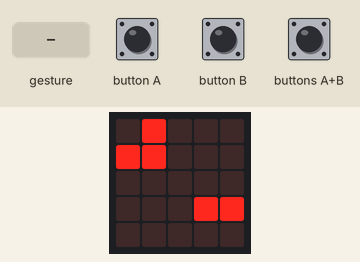
This program was run on a simulated BBC micro:bit (MakeCode). Parts: the board's 5×5 LED display. Inputs (shaded band) come from the test bench. A tilt is held for 1.5 s and a shake lasts 1 s, then the board lies face up again; the run ends where the board's game-over animation would start. At 6.1 s the program stops and its outputs stay as they are.

Above: at 1.2 s.
1.3 s: button A pressed for 0.15 s
At 1.6 s:
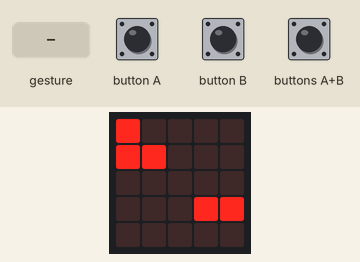
2.0 s: gesture 'shake'
At 3.25 s:
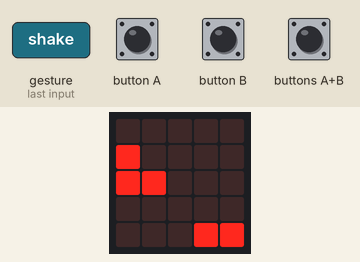
At 7.2 s:
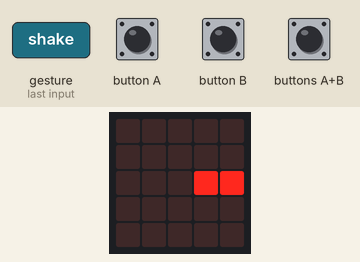
Timing chart, 0 to 7.6 s (numbered marks = the images above; inputs shaded):
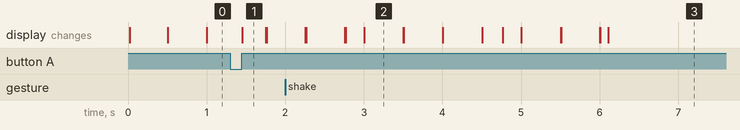

The program:

main.ts
```typescript
input.onButtonPressed(Button.A, function () {
    playerJumper.change(LedSpriteProperty.X, -1)
})
input.onGesture(Gesture.Shake, function () {
    if (actionshake) {
        platStartUp = true
        actionshake = false
        scoreadd = true
    }
})
input.onButtonPressed(Button.AB, function () {
    jumpnofall = false
    playerJumper.change(LedSpriteProperty.Y, -1)
    basic.pause(200)
    jumpnofall = true
})
input.onButtonPressed(Button.B, function () {
    playerJumper.change(LedSpriteProperty.X, 1)
})
let platdeathtimer = 0
let actionshake = false
let platStartUp = false
let jumpnofall = false
let scoreadd = false
let playerJumper: game.LedSprite = null
playerJumper = game.createSprite(1, 0)
let plat1 = game.createSprite(0, 1)
let plat2 = game.createSprite(1, 1)
let plat3 = game.createSprite(5, 3)
let plat4 = game.createSprite(3, 3)
scoreadd = false
jumpnofall = true
platStartUp = false
actionshake = true
loops.everyInterval(1000, function () {
    if (platStartUp) {
        plat1.change(LedSpriteProperty.Y, 1)
        plat2.change(LedSpriteProperty.Y, 1)
        plat3.change(LedSpriteProperty.Y, 1)
        plat4.change(LedSpriteProperty.Y, 1)
    }
})
basic.forever(function () {
    while (playerJumper.get(LedSpriteProperty.Y) == 4) {
        basic.pause(75)
        platdeathtimer += 1
    }
})
basic.forever(function () {
    if (plat4.get(LedSpriteProperty.Y) == 4) {
        basic.pause(1000)
        plat3.delete()
        plat4.delete()
    }
    if (plat4.isDeleted()) {
        basic.pause(750)
        plat3 = game.createSprite(5, 0)
        plat4 = game.createSprite(3, 0)
    }
})
basic.forever(function () {
    if (plat2.get(LedSpriteProperty.Y) == 4) {
        basic.pause(1000)
        plat2.delete()
        plat1.delete()
    }
    if (plat2.isDeleted()) {
        basic.pause(750)
        plat1 = game.createSprite(0, 0)
        plat2 = game.createSprite(1, 0)
    }
})
basic.forever(function () {
    while (scoreadd) {
        game.setScore(game.score() + 1)
        basic.pause(500)
    }
})
basic.forever(function () {
    if (playerJumper.isTouching(plat3)) {
        platdeathtimer = 0
        playerJumper.set(LedSpriteProperty.Y, plat3.get(LedSpriteProperty.Y) - 1)
    }
})
basic.forever(function () {
    if (playerJumper.isTouching(plat4)) {
        platdeathtimer = 0
        playerJumper.set(LedSpriteProperty.Y, plat4.get(LedSpriteProperty.Y) - 1)
    }
})
basic.forever(function () {
    if (platdeathtimer == 2) {
        playerJumper.delete()
    }
    if (playerJumper.isDeleted()) {
        game.gameOver()
    }
})
basic.forever(function () {
    if (playerJumper.isTouching(plat2)) {
        platdeathtimer = 0
        playerJumper.set(LedSpriteProperty.Y, plat2.get(LedSpriteProperty.Y) - 1)
    }
})
basic.forever(function () {
    if (playerJumper.isTouching(plat1)) {
        platdeathtimer = 0
        playerJumper.set(LedSpriteProperty.Y, plat1.get(LedSpriteProperty.Y) - 1)
    }
})
loops.everyInterval(250, function () {
    if (jumpnofall) {
        playerJumper.change(LedSpriteProperty.Y, 1)
    }
})
```

test.ts
```typescript
// sem patria testy; keď sa tento balík použije ako rozšírenie, nebudú sa kompilovať.
```

Measured:
- after the input at 1.3 s, the display: changes after 0.15 s (image 1)
- after the input at 2.0 s, the display: first differs from a run without the input after 1.0 s (image 2)
- what the display in image 2 shows lasts 0.5 s, from 3.0 s to 3.5 s
